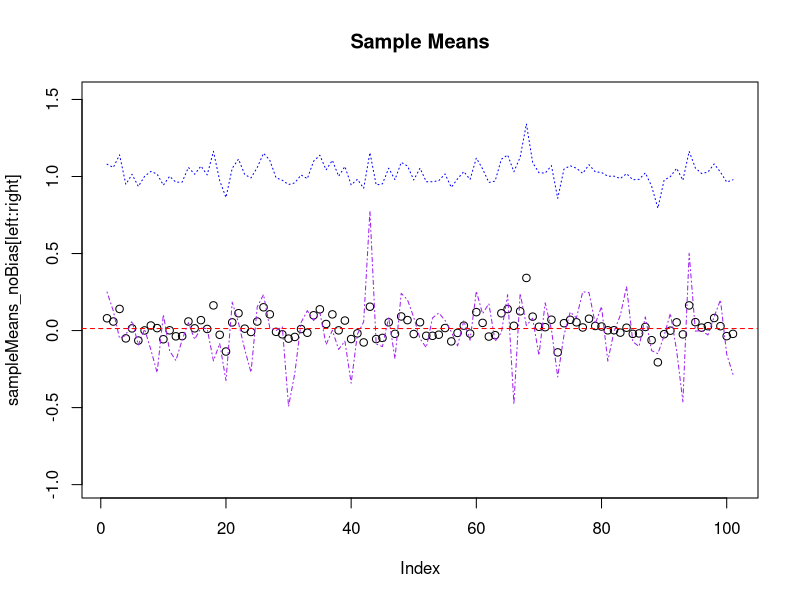
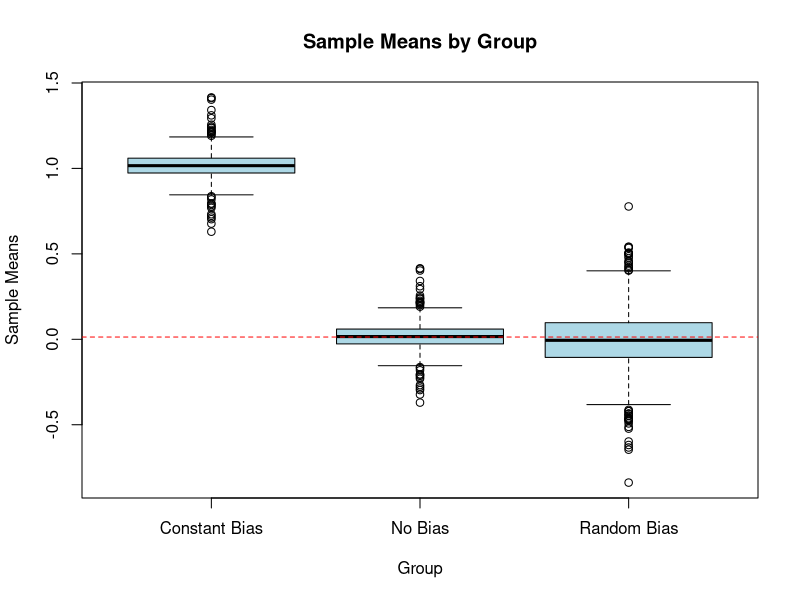

Generate these figures, in order, with R:
## ---- chunk 1
knitr::opts_chunk$set(echo = TRUE)
## ---- chunk 2
N <- 10000
population <- rnorm(N)
mu <- mean(population) # True Mean
iterations <- 1000
sampleSizes <- seq(30,500,1)
c <- 1 # Bias Constant
zValue <- qnorm(0.975)

# Confidence Interval Function
quickCI <- function(vector, alpha = 0.05){
  zValue <- qnorm(1 - alpha / 2)
  sigma <- sd(vector)
  n <- length(vector)
  me <- zValue * (sigma / sqrt(n))
  xbar <- mean(vector)
  ci <- c(xbar - me, xbar + me)
  return(ci)
}

# Empty Vectors
# -- Means --
sampleMeans_noBias <- numeric(iterations)
sampleMeans_constantBias <- numeric(iterations)
sampleMeans_randomBias <- numeric(iterations)
# -- Coverage Probs --
coverageNoBias <- numeric(iterations)
coverageConstantBias <- numeric(iterations)
coverageRandomBias <- numeric(iterations)


# Simulation for Mean Groups
for(i in 1:iterations){
  n <- sample(sampleSizes, 1)# Sample Size
  samp <- sample(population, n)
  c_biasSamp <- samp + c # Constant Bias
  r_biasSamp <- samp + rnorm(n,mean = seq(-1,1,0.1), sd = seq(1,3,0.2)) # Random Bias
  
  # Confidence Interval
  ci_noBias <- quickCI(samp)
  ci_constantBias <- quickCI(c_biasSamp)
  ci_randomBias <- quickCI(r_biasSamp)
  
  # ---------- Lists ----------
  # Means
  sampleMeans_noBias[i] <- mean(samp)
  sampleMeans_constantBias[i] <- mean(c_biasSamp)
  sampleMeans_randomBias[i] <- mean(r_biasSamp)
  # Coverage Probabilities
  coverageNoBias[i] <- ifelse(mu >= ci_noBias[1] & mu <= ci_noBias[2], 1, 0)
  coverageConstantBias[i] <- ifelse(mu >= ci_constantBias[1] & mu <= ci_constantBias[2], 1, 0)
  coverageRandomBias[i] <- ifelse(mu >= ci_randomBias[1] & mu <= ci_randomBias[2], 1, 0)
}

df <- data.frame(
  sMean <- c(sampleMeans_noBias, sampleMeans_constantBias, sampleMeans_randomBias),
  group <- c(rep("No Bias", iterations),rep("Constant Bias", iterations),rep("Random Bias", iterations))
)

# --------- Results ----------
## ---- chunk 3
# T-Tests
# Perform t-tests for each variable
summary(aov(sMean ~ group, data = df))

t.test(sampleMeans_constantBias, sampleMeans_randomBias)

# Coverage Probabilities
cat("---- Coverage Probabiliies ----",
  "\nNo Bias: ", mean(coverageNoBias),
  "\nConstant Bias: ", mean(coverageConstantBias),
  "\nRandom Bias: ", mean(coverageRandomBias),
  "\n---- Standard Deviations -----",
  "\nNo Bias: ", sd(coverageNoBias),
  "\nConstant Bias: ", sd(coverageConstantBias),
  "\nRandom Bias: ", sd(coverageRandomBias)
)

# Scatterplot of Means
left <- 400
right <- 500
plot(sampleMeans_noBias[left:right], main = "Sample Means", ylim = c(mu - c, mu + (c+0.5)))
lines(sampleMeans_constantBias[left:right], col = "blue", lty = 3)
lines(sampleMeans_randomBias[left:right], col = "purple", lty = 4)
abline(h = mu, col = "red", lty = 2)

# Boxplot of Means
boxplot(sMean ~ group, data = df, col = "lightblue", main = "Sample Means by Group", ylab = "Sample Means", xlab = "Group")
abline(h = mu, col = "red", lty = 2)
